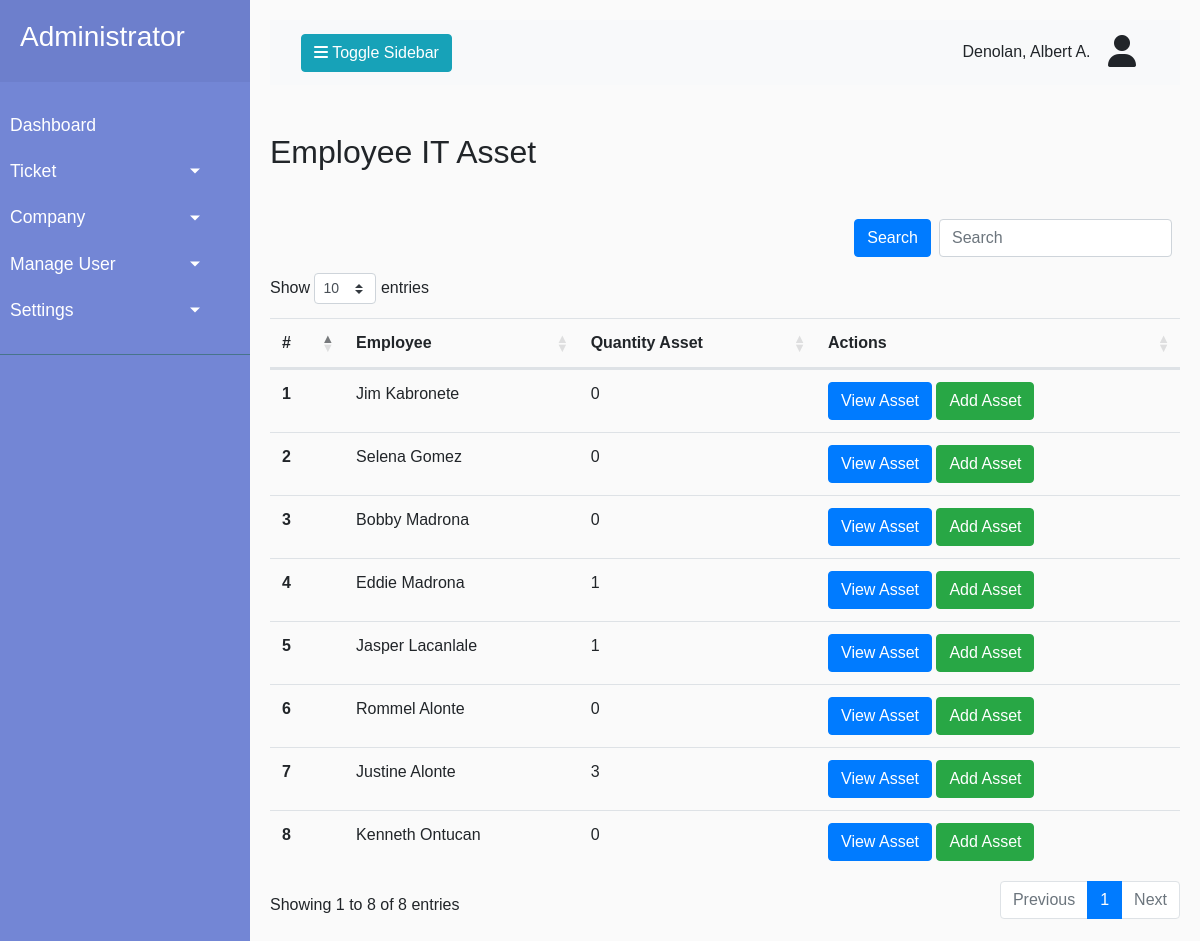
Page /Admin_side/employee-asset.php (signed in) on the committed database.
### tables this page shows
CREATE TABLE `employee` (
  `employee_id` int(11) NOT NULL,
  `firstname` varchar(100) NOT NULL DEFAULT '0',
  `lastname` varchar(100) NOT NULL DEFAULT '0',
  `date_created` datetime NOT NULL DEFAULT '1000-01-01 00:00:00',
  `company_id` int(11) NOT NULL DEFAULT 0,
  `department_id` int(11) NOT NULL DEFAULT 0,
  `tel_local_id` int(11) NOT NULL DEFAULT 0,
  `status` int(11) NOT NULL DEFAULT 0,
  `user_id` int(11) NOT NULL DEFAULT 0,
  `date_modified` datetime NOT NULL DEFAULT '1000-01-01 00:00:00',
  `modified_by` int(11) NOT NULL DEFAULT 0
);

### Admin_side/employee-asset.php (the view, shortened to what this page needs)
<?php
include ('../Includes/adminSidebar.php');
?>
<h2 class="my-5">Employee IT Asset</h2>
<link rel="stylesheet" href="../CSS/employee_asset.css">
<form class="form-inline mb-2 d-flex justify-content-end">
  <div class="d-flex">
    <button class="btn_searchBar btn btn-primary mr-sm-2 mb-2" type="button">Search</button>
    <input class="input_searchBar form-control mr-sm-2 mb-2 align-middle" type="search" placeholder="Search" aria-label="Search">
  </div>
  </form>
<table class="table" id="table_employeeAsset">
    <thead>
      <tr>
          <th scope="col">#</th>
          <th scope="col">Employee</th>
          <th scope="col">Quantity Asset</th>
          <th scope="col">Actions</th>
      </tr>
    </thead>
    <tbody class="target-search-employeeAsset">
                    <?php
                    $counter = 0;
                        $query = "SELECT a.employee_id, CONCAT(a.firstname, ' ', a.lastname) AS employee_name, a.company_id, a.department_id
                        FROM employee a";
                    $result = mysqli_query($con, $query);
                    while($row = mysqli_fetch_array($result)){
                    $employee_id = $row['employee_id'];
                    $employee_name = $row['employee_name'];
                    $counter++;
                    ?>
                    <tr>
                    <td class="font-weight-bold"><?php echo $counter;?></td>
                    <td><?php echo $employee_name;?></td>
                    <?php $rowAsset = "SELECT * FROM employee_asset WHERE employee_id = '$employee_id'";
                    $resultAsset = mysqli_query($con, $rowAsset);
                    $rowCheck = mysqli_num_rows($resultAsset);
                    echo "<td>".$rowCheck."</td>";
                    ?>
                    <td>
                    <button type="button" data-toggle="modal" data-id="<?php echo $employee_id; ?>" class="reviewAsset btn btn-primary">View Asset</button>
                    <button type="button" data-toggle="modal" data-id="<?php echo $employee_id; ?>" class="addAsset btn btn-success">Add Asset</button>
                    </td>
                </tr>
        <?php  }?>
    </tbody>
</table>
<?php
include ('../Includes/adminFooter.php');
?>

### CSS/style.css (style rules this page uses)
body { font-family: 'Poppins', sans-serif; background: #fafafa; }

### rows in the picture
employee: employee_name "Jim Kabronete", rowCheck "0"
employee: employee_name "Selena Gomez", rowCheck "0"
employee: employee_name "Bobby Madrona", rowCheck "0"
employee: employee_name "Eddie Madrona", rowCheck "1"
employee: employee_name "Jasper Lacanlale", rowCheck "1"
employee: employee_name "Rommel Alonte", rowCheck "0"
employee: employee_name "Justine Alonte", rowCheck "3"
employee: employee_name "Kenneth Ontucan", rowCheck "0"

### other values in the picture
$current_full_name "Denolan, Albert A."
